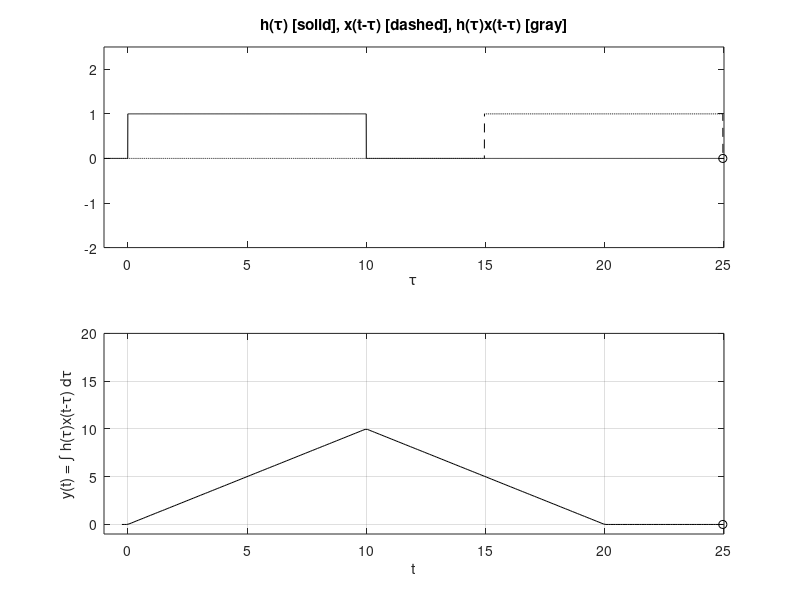

Write the MATLAB code that produced this figure. (Note: this script raises an error after producing the figure.)
% MATLAB Assignment 4

% A.1:

u = @(t) 1.0*(t>=0);
x = @(t) 1.*(u(t)-u(t-10));
h = @(t) 1.*(u(t)-u(t-10));
dtau = 0.005; tau = -1:dtau:25;
ti = 0; tvec = -.25:.1:25;
y = NaN*zeros(1,length(tvec)); % Pre-allocate memory
for t = tvec
    ti = ti+1; % Time index
    xh = x(t-tau).*h(tau); lxh = length(xh);
    y(ti) = sum(xh.*dtau); % Trapezoidal approximation of convolution integral
    subplot(2,1,1),plot(tau,h(tau),'k-',tau,x(t-tau),'k--',t,0,'ok');
    axis([tau(1) tau(end) -2.0 2.5]);
    patch([tau(1:end-1);tau(1:end-1);tau(2:end);tau(2:end)],...
        [zeros(1,lxh-1);xh(1:end-1);xh(2:end);zeros(1,lxh-1)],...
        [.8 .8 .8],'edgecolor','none');
    xlabel('\tau'); title('h(\tau) [solid], x(t-\tau) [dashed], h(\tau)x(t-\tau) [gray]');
    c = get(gca,'children'); set(gca,'children',[c(2);c(3);c(4);c(1)]);
    subplot(2,1,2),plot(tvec,y,'k',tvec(ti),y(ti),'ok');
    xlabel('t'); ylabel('y(t) = \int h(\tau)x(t-\tau) d\tau');
    axis([tau(1) tau(end) -1.0 20.0]); grid;
    drawnow;
end

%A.2:

Xf = fft(x);
Zf = Xf * Xf;
